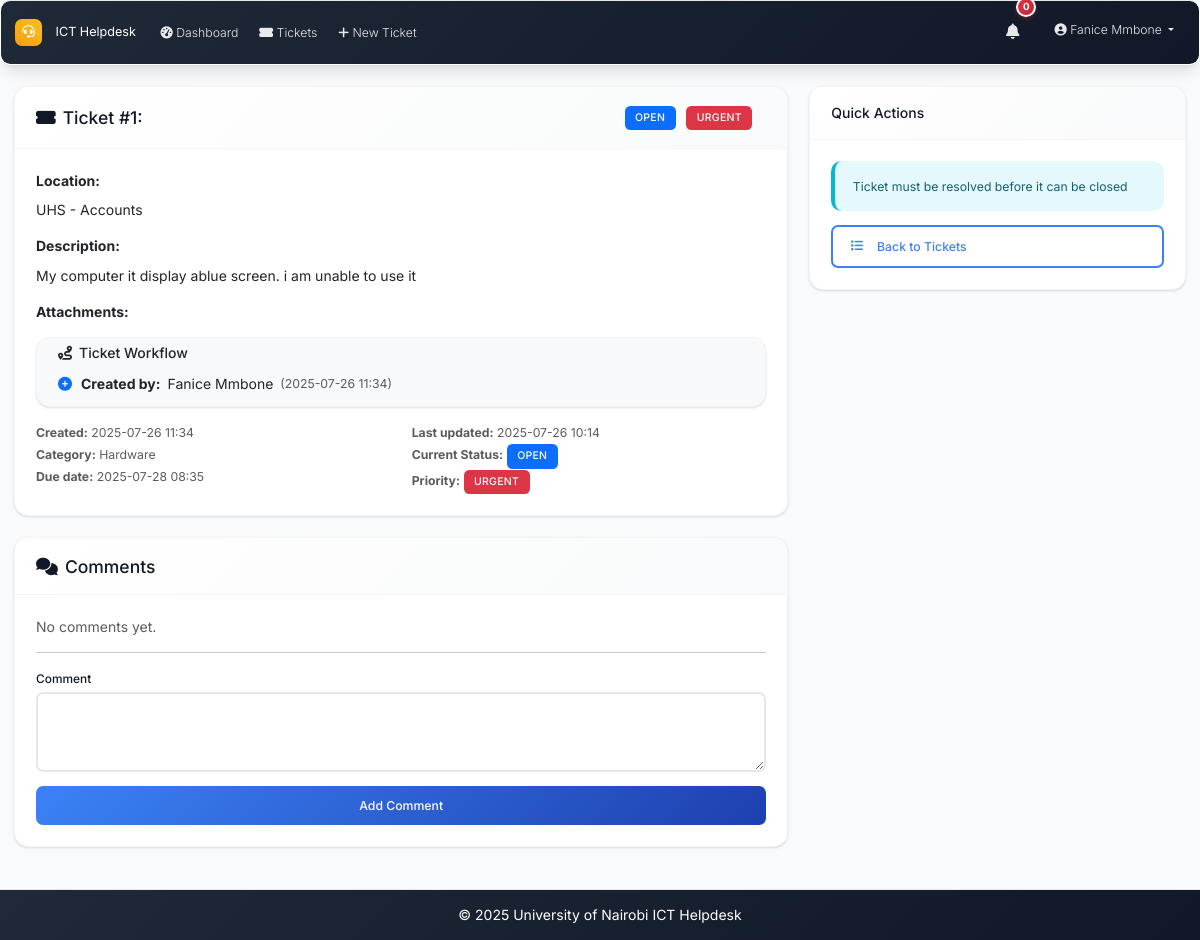
/ticket/1 (signed in), run on an earlier commit of the app's database.
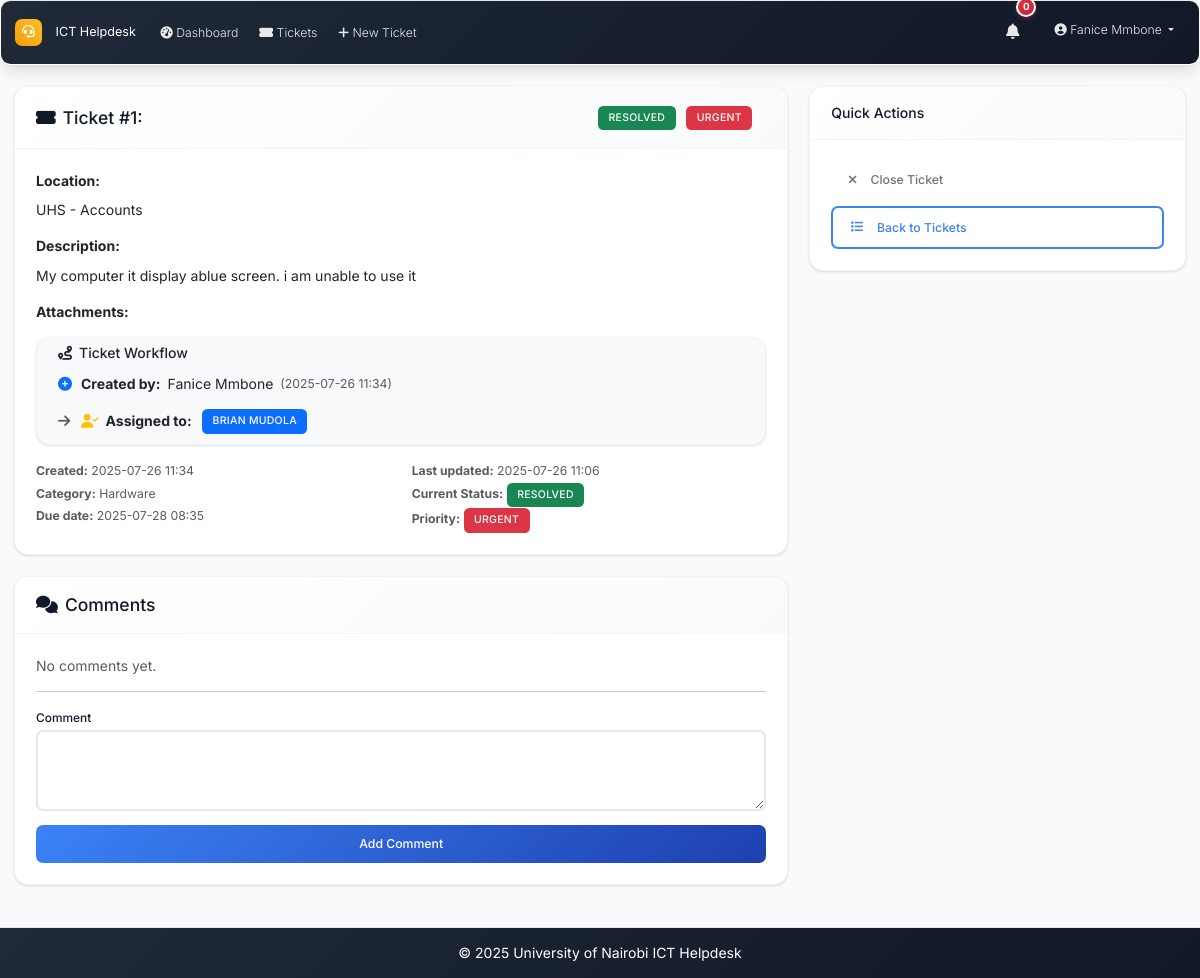
And on a later commit of the database.
### models.py (models this page shows, shortened)
class Ticket(db.Model):
    id = db.Column(db.Integer, primary_key=True)
    location = db.Column(db.String(200), nullable=False)
    description = db.Column(Text, nullable=False)
    status = db.Column(db.String(20), nullable=False, default='open')  # open, in_progress, resolved, closed
    priority = db.Column(db.String(20), nullable=False, default='medium')  # low, medium, high, urgent
    created_at = db.Column(db.DateTime, default=datetime.utcnow)
    updated_at = db.Column(db.DateTime, default=datetime.utcnow, onupdate=datetime.utcnow)
    closed_at = db.Column(db.DateTime)
    closed_by_id = db.Column(db.Integer, db.ForeignKey('user.id'), nullable=True)
    due_date = db.Column(db.DateTime, nullable=True)
    created_by_id = db.Column(db.Integer, db.ForeignKey('user.id'), nullable=True)
    category_id = db.Column(db.Integer, db.ForeignKey('category.id'))
    comments = db.relationship('Comment', backref='ticket', lazy='dynamic', cascade='all, delete-orphan')
    attachments = db.relationship('Attachment', backref='ticket', lazy='dynamic', cascade='all, delete-orphan')
    assignees = db.relationship('User', secondary=ticket_assignees, back_populates='assigned_tickets', lazy='selectin')
    closed_by = db.relationship('User', foreign_keys=[closed_by_id], backref='closed_tickets')

class User(UserMixin, db.Model):
    id = db.Column(db.Integer, primary_key=True)
    username = db.Column(db.String(64), unique=True, nullable=False)
    email = db.Column(db.String(120), unique=True, nullable=False)
    password_hash = db.Column(db.String(256), nullable=False)
    full_name = db.Column(db.String(100), nullable=False)
    role = db.Column(db.String(20), nullable=False, default='user')  # admin, intern, user
    created_at = db.Column(db.DateTime, default=datetime.utcnow)
    is_active = db.Column(db.Boolean, default=True)
    is_verified = db.Column(db.Boolean, default=False)
    verification_token = db.Column(db.String(128), nullable=True)
    phone_number = db.Column(db.String(20), nullable=True)
    is_approved = db.Column(db.Boolean, default=False)
    approved_by_id = db.Column(db.Integer, db.ForeignKey('user.id'), nullable=True)
    approved_at = db.Column(db.DateTime, nullable=True)
    tickets_created = db.relationship('Ticket', foreign_keys='Ticket.created_by_id', backref='creator', lazy='dynamic')
    assigned_tickets = db.relationship('Ticket', secondary='ticket_assignees', back_populates='assignees', lazy='selectin')
    comments = db.relationship('Comment', backref='author', lazy='dynamic')

### routes.py (the view)
@app.route('/ticket/<int:id>')
@login_required
def ticket_detail(id):
    ticket = Ticket.query.get_or_404(id)
    if current_user.role == 'user' and ticket.created_by_id != current_user.id:
        abort(403)
    elif current_user.role == 'intern' and current_user.id not in [u.id for u in ticket.assignees] and ticket.created_by_id != current_user.id:
        abort(403)
    if current_user.role == 'user':
        comments = Comment.query.filter_by(ticket_id=id, is_internal=False).order_by(Comment.created_at).all()
    else:
        comments = Comment.query.filter_by(ticket_id=id).order_by(Comment.created_at).all()
    comment_form = CommentForm()
    update_form = TicketUpdateForm(user_role=current_user.role, current_status=ticket.status, obj=ticket) if current_user.role in ['admin', 'intern'] else None
    return render_template('ticket_detail.html', ticket=ticket, comments=comments,
                         comment_form=comment_form, update_form=update_form)

### forms.py
class CommentForm(FlaskForm):
    content = TextAreaField('Comment', validators=[DataRequired()])
    is_internal = BooleanField('Internal Comment (Only visible to Admin and Interns)')
    submit = SubmitField('Add Comment')

### app.py (called while the page is built)
@login_manager.user_loader
def load_user(user_id):
    from models import User
    return User.query.get(int(user_id))

@app.context_processor
def inject_now():
    return {'now': datetime.utcnow}

### routes.py (called while the page is built)
@app.context_processor
def inject_datetime():
    return dict(datetime=datetime)

### utils.py (called while the page is built)
def get_priority_badge_class(priority):
    classes = {
        'low': 'bg-secondary',
        'medium': 'bg-warning',
        'high': 'bg-danger',
        'urgent': 'bg-danger'
    }
    return classes.get(priority, 'bg-secondary')

def get_status_badge_class(status):
    classes = {
        'open': 'bg-primary',
        'in_progress': 'bg-warning',
        'resolved': 'bg-success',
        'closed': 'bg-secondary'
    }
    return classes.get(status, 'bg-secondary')

def format_datetime(dt):
    if not dt:
        return 'N/A'
    return dt.strftime('%Y-%m-%d %H:%M')

def nl2br(value):
    if not value:
        return value
    return value.replace('\n', '<br>')

### templates/ticket_detail.html (shortened to what the changed rows need)
{% extends "base.html" %}
{% block content %}
<div class="row">
    <div class="col-md-8">
        <div class="card mb-4">
            <div class="card-header d-flex justify-content-between align-items-center">
                <h5 class="mb-0">
                    <i class="fas fa-ticket-alt me-2"></i>Ticket #{{ ticket.id }}: {{ ticket.title }}
                </h5>
                <div class="d-flex align-items-center">
                    <div class="me-3">
                        <span class="badge {{ ticket.status|status_badge }} me-2">
                            {{ ticket.status.replace('_', ' ').title() }}
                        </span>
                        <span class="badge {{ ticket.priority|priority_badge }}">
                            {{ ticket.priority.title() }}
                        </span>
                    </div>
                </div>
            </div>
            <div class="card-body">
                <div class="mb-3">
                    <strong>Location:</strong>
                    <div class="mt-2">{{ ticket.location }}</div>
                </div>
                <div class="mb-3">
                    <strong>Description:</strong>
                    <div class="mt-2">{{ ticket.description|nl2br }}</div>
                </div>
                <div class="mb-3">
                    <div class="card bg-light">
                        <div class="card-body py-2">
                            <div class="workflow-chain">
                                <div class="workflow-step">
                                    <i class="fas fa-plus-circle text-primary"></i>
                                    <strong>Created by:</strong> {{ ticket.creator.full_name if ticket.creator else 'Unknown User' }}
                                    <small class="text-muted">({{ ticket.created_at|format_datetime }})</small>
                                </div>
                                {% if ticket.assignees|length > 0 %}
                                <div class="workflow-step">
                                    <i class="fas fa-arrow-right text-muted"></i>
                                    <i class="fas fa-user-check text-warning"></i>
                                    <strong>Assigned to:</strong>
                                    {% for user in ticket.assignees %}
                                        <span class="badge bg-primary">{{ user.full_name }}</span>{% if not loop.last %}, {% endif %}
                                    {% endfor %}
                                </div>
                                {% endif %}
                            </div>
                        </div>
                    </div>
                </div>
                <div class="row">
                    <div class="col-md-6">
                        <small class="text-muted">
                            <strong>Created:</strong> {{ ticket.created_at|format_datetime }}<br>
                            {% if ticket.category %}
                            <strong>Category:</strong> {{ ticket.category.name }}<br>
                            {% endif %}
                            {% if ticket.due_date %}
                            <strong>Due date:</strong> {{ ticket.due_date|format_datetime }}<br>
                            {% endif %}
                        </small>
                    </div>
                    <div class="col-md-6">
                        <small class="text-muted">
                            <strong>Last updated:</strong> {{ ticket.updated_at|format_datetime }}<br>
                            <strong>Current Status:</strong>
                            <span class="badge {{ ticket.status|status_badge }}">{{ ticket.status.replace('_', ' ').title() }}</span><br>
                            <strong>Priority:</strong>
                            <span class="badge {{ ticket.priority|priority_badge }}">{{ ticket.priority.title() }}</span>
                        </small>
                    </div>
                </div>
            </div>
        </div>
    </div>
    <div class="col-md-4">
        <div class="card mb-4">
            <div class="card-body">
                {% if (current_user.role == 'admin' or (current_user.role == 'user' and ticket.created_by_id == current_user.id)) and ticket.status == 'resolved' %}
                <form method="POST" action="{{ url_for('close_ticket', id=ticket.id) }}" class="mb-2">
                    <button type="submit" class="btn btn-outline-secondary w-100" onclick="return confirm('Are you sure you want to close this ticket?')">
                        <i class="fas fa-times me-2"></i>Close Ticket
                    </button>
                </form>
                {% elif (current_user.role == 'admin' or (current_user.role == 'user' and ticket.created_by_id == current_user.id)) and ticket.status not in ['resolved', 'closed'] %}
                <div class="alert alert-info">
                    <small>Ticket must be resolved before it can be closed</small>
                </div>
                {% endif %}
            </div>
        </div>
    </div>
</div>
{% endblock %}

What changed in the data, as far as the page shows it:
changed Ticket "UHS - Accounts": status "open" → "resolved" (drawn); status.replace "OPEN" → "RESOLVED"; updated_at "2025-07-26 10:14" → "2025-07-26 11:06"
now on this page (row unchanged): User: full_name "BRIAN MUDOLA"
Also different on the page:
text no longer shown: "Ticket must be resolved before it can be closed"
text now shown: "Assigned to: Close Ticket"
